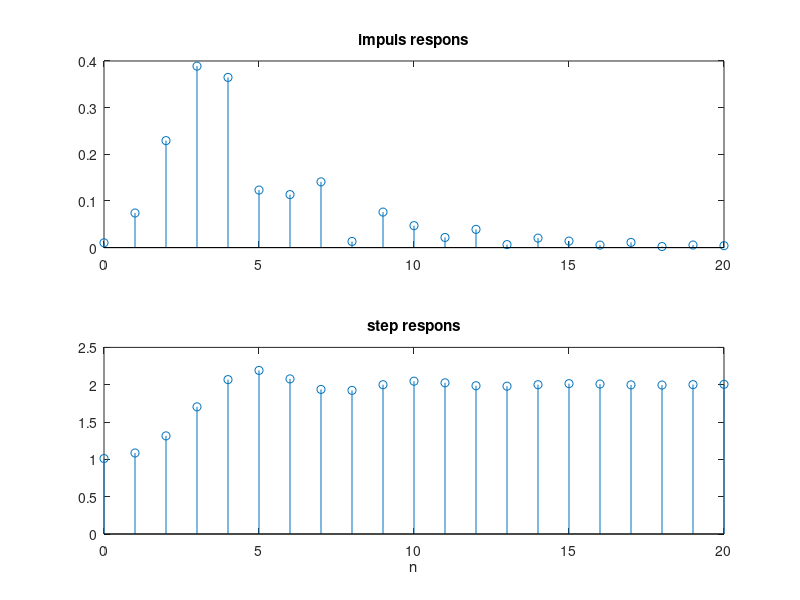

Source code (MATLAB):
% DSP portfølje 2
clear;
clc;
close;
%opgave 3
n = (0:20);
%impuls-respons
%Find partial-brøksoplsnings konstanter
dim = [0.01031 0.06188 0.1547 0.2063 0.1547 0.06188 0.01031]; %tæller poly
nim = [1 -1.188 1.305 -0.6743 0.2635 -0.05175 0.005023 0]; %nævner poly
[rim, pim, kim] = residue(dim,nim);
rim %konstanter
pim %poler
kim %et polynomial som lægges til brøkerne; [2 1 0] svarer til 2x²+x+0
% graf
hn = rim(1)*pim(1).^n + rim(2)*pim(2).^n + rim(3)*pim(3).^n + rim(4)*pim(4).^n +rim(5)*pim(5).^n + rim(6)*pim(6).^n + rim(7)*pim(7).^n;
subplot(2,1,1)
stem(n,abs(hn))
title('impuls respons')

%step-respons
dstep = [dim 0];
nstep = [1 -2.188 2.493 -1.9793 0.9378 -0.31525 0.056773 -0.005023 0]; %nævner poly
[rstep, pstep, kstep] = residue(dstep,nstep); %nævner er samme om impuls-respons
rstep
pstep
kstep
%graf
un = rstep(1)*pstep(1).^n + rstep(1)*pstep(1).^n + rstep(2)*pstep(2).^n + rstep(3)*pstep(3).^n + rstep(4)*pstep(4).^n + rstep(5)*pstep(5).^n + rstep(6)*pstep(6).^n + rstep(7)*pstep(7).^n + rstep(8)*pstep(8).^n;
subplot(2,1,2)
stem(n, abs(un))
xlabel('n')
title('step respons')

